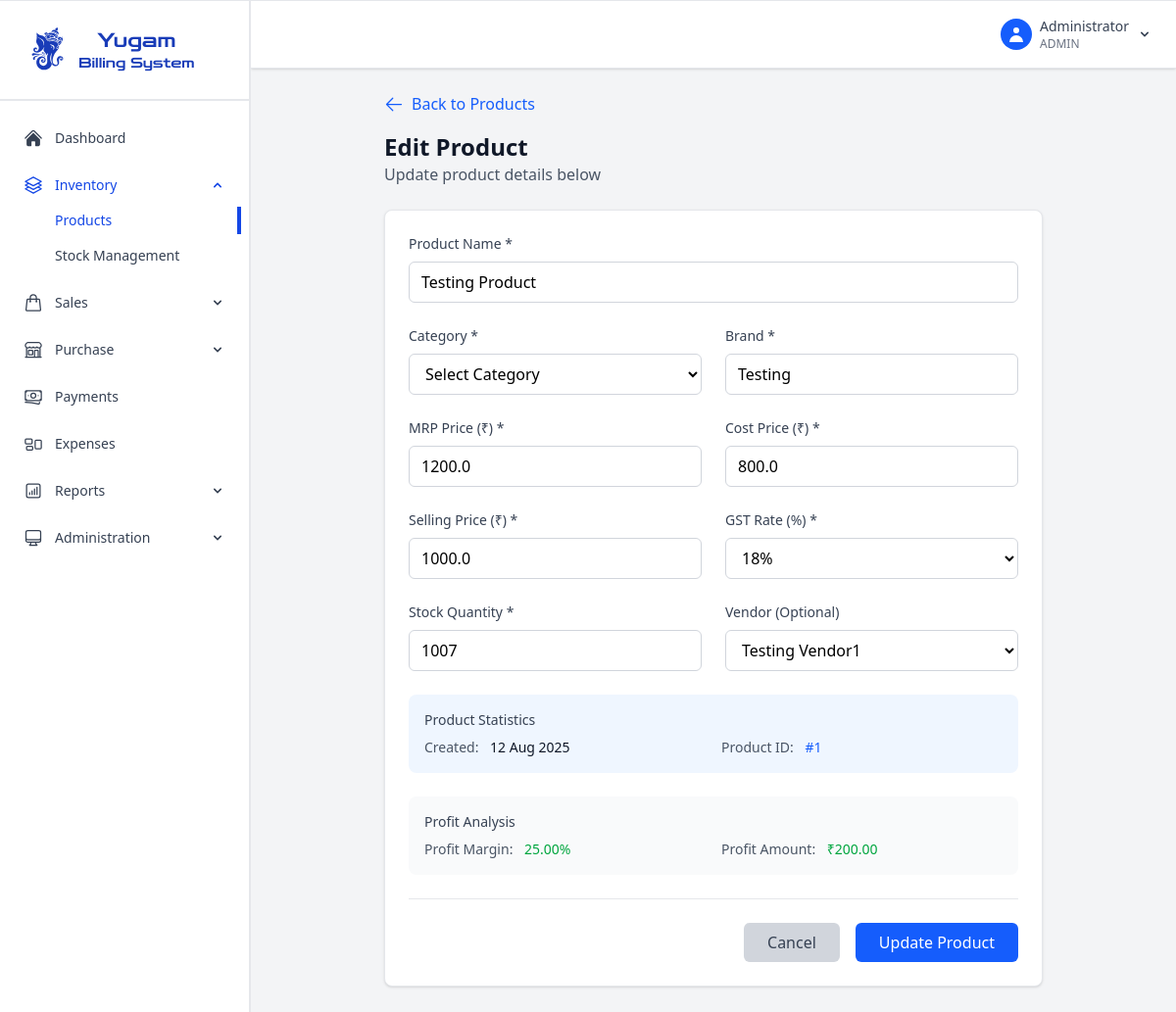
Page /products/edit/1 (signed in) on the earlier database version.
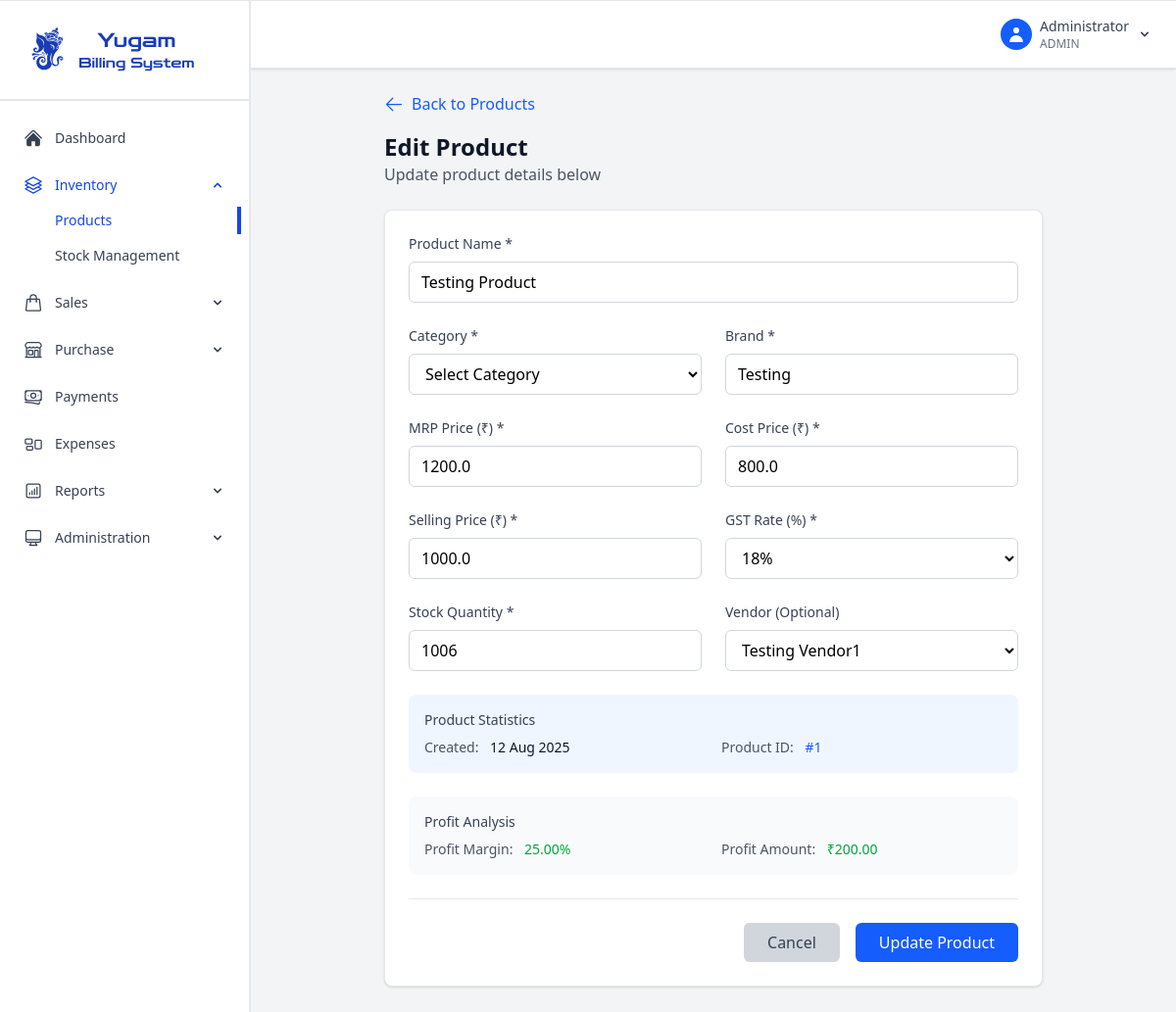
Same page on the later database version.
### app.py (models this page shows)
class Product(db.Model):
    id = db.Column(db.Integer, primary_key=True)
    name = db.Column(db.String(100), nullable=False)
    category = db.Column(db.String(50), nullable=False)
    brand = db.Column(db.String(50), nullable=False)
    mrp_price = db.Column(db.Float, nullable=False)
    cost_price = db.Column(db.Float, nullable=False)
    selling_price = db.Column(db.Float, nullable=False)
    gst_rate = db.Column(db.Float, nullable=False)
    stock_quantity = db.Column(db.Integer, default=0)
    vendor_id = db.Column(db.Integer, db.ForeignKey('vendor.id'))
    created_at = db.Column(db.DateTime, default=datetime.utcnow)

class Vendor(db.Model):
    id = db.Column(db.Integer, primary_key=True)
    name = db.Column(db.String(100), nullable=False)
    mobile_number = db.Column(db.String(15), unique=True, nullable=False)
    gst_number = db.Column(db.String(15))
    address = db.Column(db.Text)
    products_supplied = db.Column(db.Text)
    created_at = db.Column(db.DateTime, default=datetime.utcnow)

### app.py (the view, shortened to what this page needs)
@app.route('/products/edit/<int:product_id>', methods=['GET', 'POST'])
@login_required
def edit_product(product_id):
    product = Product.query.get_or_404(product_id)
    vendors = Vendor.query.all()
    return render_template('edit_product.html', product=product, vendors=vendors)

### app.py (called while the page is built)
@login_manager.user_loader
def load_user(user_id):
    return User.query.get(int(user_id))

@app.context_processor
def inject_datetime():
    return {'datetime': datetime}

### templates/edit_product.html (shortened to what the changed rows need)
{% extends "base.html" %}
{% block content %}
<div class="max-w-2xl mx-auto">
    <div class="mb-6">
        <h1 class="text-2xl font-bold text-gray-900">Edit Product</h1>
    </div>
    <div class="bg-white rounded-lg shadow-sm border border-gray-200 p-6">
        <form method="POST" class="space-y-6">
            <div class="grid grid-cols-1 md:grid-cols-2 gap-6">
                <div class="md:col-span-2">
                    <label for="name" class="block text-sm font-medium text-gray-700 mb-2">
                        Product Name *
                    </label>
                    <input
                        type="text"
                        id="name"
                        name="name"
                        required
                        value="{{ product.name }}"
                        class="w-full border border-gray-300 rounded-md px-3 py-2 focus:outline-none focus:ring-2 focus:ring-blue-500"
                        placeholder="Enter product name"
                    >
                </div>
                <div>
                    <label for="brand" class="block text-sm font-medium text-gray-700 mb-2">
                        Brand *
                    </label>
                    <input
                        type="text"
                        id="brand"
                        name="brand"
                        required
                        value="{{ product.brand }}"
                        class="w-full border border-gray-300 rounded-md px-3 py-2 focus:outline-none focus:ring-2 focus:ring-blue-500"
                        placeholder="Enter brand name"
                    >
                </div>
                <div>
                    <label for="mrp_price" class="block text-sm font-medium text-gray-700 mb-2">
                        MRP Price (₹) *
                    </label>
                    <input
                        type="number"
                        id="mrp_price"
                        name="mrp_price"
                        step="0.01"
                        min="0"
                        required
                        value="{{ product.mrp_price }}"
                        class="w-full border border-gray-300 rounded-md px-3 py-2 focus:outline-none focus:ring-2 focus:ring-blue-500"
                        placeholder="0.00"
                    >
                </div>
                <div>
                    <label for="cost_price" class="block text-sm font-medium text-gray-700 mb-2">
                        Cost Price (₹) *
                    </label>
                    <input
                        type="number"
                        id="cost_price"
                        name="cost_price"
                        step="0.01"
                        min="0"
                        required
                        value="{{ product.cost_price }}"
                        class="w-full border border-gray-300 rounded-md px-3 py-2 focus:outline-none focus:ring-2 focus:ring-blue-500"
                        placeholder="0.00"
                    >
                </div>
                <div>
                    <label for="selling_price" class="block text-sm font-medium text-gray-700 mb-2">
                        Selling Price (₹) *
                    </label>
                    <input
                        type="number"
                        id="selling_price"
                        name="selling_price"
                        step="0.01"
                        min="0"
                        required
                        value="{{ product.selling_price }}"
                        class="w-full border border-gray-300 rounded-md px-3 py-2 focus:outline-none focus:ring-2 focus:ring-blue-500"
                        placeholder="0.00"
                    >
                </div>
                <div>
                    <label for="gst_rate" class="block text-sm font-medium text-gray-700 mb-2">
                        GST Rate (%) *
                    </label>
                    <select
                        id="gst_rate"
                        name="gst_rate"
                        required
                        class="w-full border border-gray-300 rounded-md px-3 py-2 focus:outline-none focus:ring-2 focus:ring-blue-500"
                    >
                        <option value="18" {% if product.gst_rate == 18 %}selected{% endif %}>18%</option>
                    </select>
                </div>
                <div>
                    <label for="stock_quantity" class="block text-sm font-medium text-gray-700 mb-2">
                        Stock Quantity *
                    </label>
                    <input
                        type="number"
                        id="stock_quantity"
                        name="stock_quantity"
                        min="0"
                        required
                        value="{{ product.stock_quantity }}"
                        class="w-full border border-gray-300 rounded-md px-3 py-2 focus:outline-none focus:ring-2 focus:ring-blue-500"
                        placeholder="0"
                    >
                </div>
                <div>
                    <label for="vendor_id" class="block text-sm font-medium text-gray-700 mb-2">
                        Vendor (Optional)
                    </label>
                    <select
                        id="vendor_id"
                        name="vendor_id"
                        class="w-full border border-gray-300 rounded-md px-3 py-2 focus:outline-none focus:ring-2 focus:ring-blue-500"
                    >
                        {% for vendor in vendors %}
                            <option value="{{ vendor.id }}" {% if product.vendor_id == vendor.id %}selected{% endif %}>{{ vendor.name }}</option>
                        {% endfor %}
                    </select>
                </div>
            </div>
            <div class="bg-blue-50 rounded-lg p-4">
                <div class="grid grid-cols-2 gap-4 text-sm">
                    <div>
                        <span class="text-gray-600">Created:</span>
                        <span class="font-medium text-gray-900 ml-2">{{ product.created_at.strftime('%d %b %Y') }}</span>
                    </div>
                    <div>
                        <span class="text-gray-600">Product ID:</span>
                        <span class="font-medium text-blue-600 ml-2">#{{ product.id }}</span>
                    </div>
                </div>
            </div>
        </form>
    </div>
</div>
{% endblock %}

Differences in the rows shown:
changed Product "Testing Product": stock_quantity "1007" → "1006"
